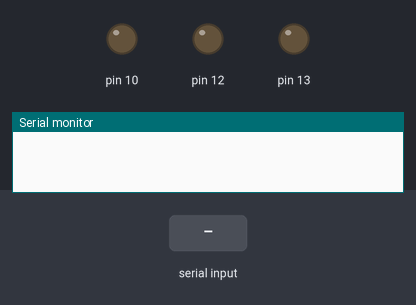
The sketch below on a simulated Arduino Uno, built with avr-gcc and run on an emulated ATmega328P. Parts: output pins drawn as LEDs (lit = HIGH), the last lines printed to the serial monitor. The test bench sets the inputs (shaded band).

Above: at 1.2 s.
1.3 s: "1" received over the second serial link
At 3.3 s:
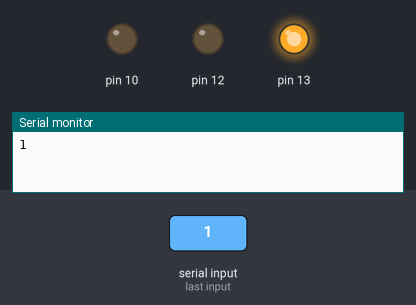
3.8 s: "3" received over the second serial link
At 5.1 s:
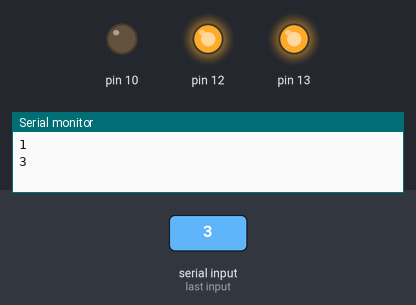
6.2 s: "2" received over the second serial link
At 8.2 s:
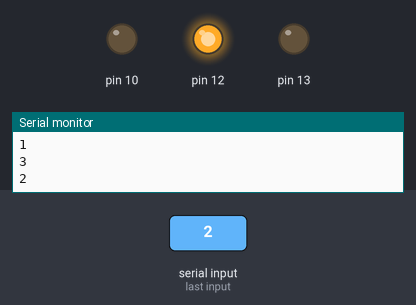
8.7 s: "5" received over the second serial link
At 10.0 s:
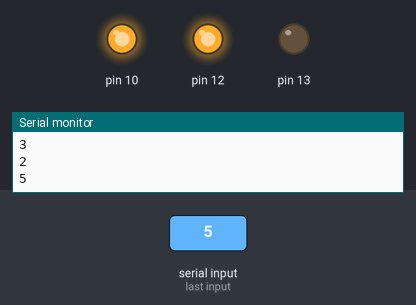
11.1 s: "4" received over the second serial link
At 13.1 s:
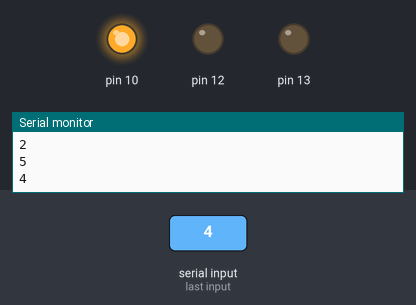
13.5 s: "6" received over the second serial link
At 14.9 s:
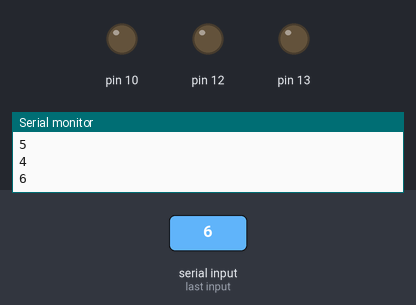
Timing chart, 0 to 16.5 s (numbered marks = the images above; inputs shaded):
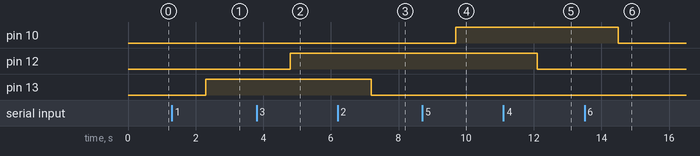

The sketch:

led_with_Bluetooth.ino
```cpp
#include<SoftwareSerial.h>
String m = "";
SoftwareSerial bt(6,5); /* (Rx,Tx) */
void setup()
{
  bt.begin(9600);
  Serial.begin(9600);
  pinMode(13,OUTPUT);
 // pinMode(8,OUTPUT);
  pinMode(12,OUTPUT);
  pinMode(10,OUTPUT);
}
void loop()
{

    if (bt.available())
    {
     m = bt.readString();
     Serial.println(m);

    if(m.equals("1"))
    {
      digitalWrite(13,HIGH);
      //digitalWrite(12,HIGH);
      //digitalWrite(18,HIGH);
     // digitalWrite(7,HIGH);
    }
    if(m.equals("2"))
    {
      digitalWrite(13,LOW);
     // digitalWrite(13,LOW);
     // digitalWrite(12,LOW);
     // digitalWrite(18,LOW);
    }
     if(m.equals("3"))
    {
      digitalWrite(12,HIGH);
      //digitalWrite(12,HIGH);
      //digitalWrite(18,HIGH);
     // digitalWrite(7,HIGH);
    }
    if(m.equals("4"))
    {
      digitalWrite(12,LOW);
     // digitalWrite(13,LOW);
     // digitalWrite(12,LOW);
     // digitalWrite(18,LOW);
    }
     if(m.equals("5"))
    {
      digitalWrite(10,HIGH);
      //digitalWrite(12,HIGH);
      //digitalWrite(18,HIGH);
     // digitalWrite(7,HIGH);
    }
    if(m.equals("6"))
    {
      digitalWrite(10,LOW);
     // digitalWrite(13,LOW);
     // digitalWrite(12,LOW);
     // digitalWrite(18,LOW);
    }
    }
}
```

Measured:
- after the input at 1.3 s, pin 13: LOW → HIGH after 1.0 s
- after the input at 3.8 s, pin 12: LOW → HIGH after 1.0 s
- after the input at 6.2 s, pin 13: HIGH → LOW after 1.0 s
- after the input at 8.7 s, pin 10: LOW → HIGH after 1.0 s
- after the input at 11.1 s, pin 12: HIGH → LOW after 1.0 s
- after the input at 13.5 s, pin 10: HIGH → LOW after 1.0 s
